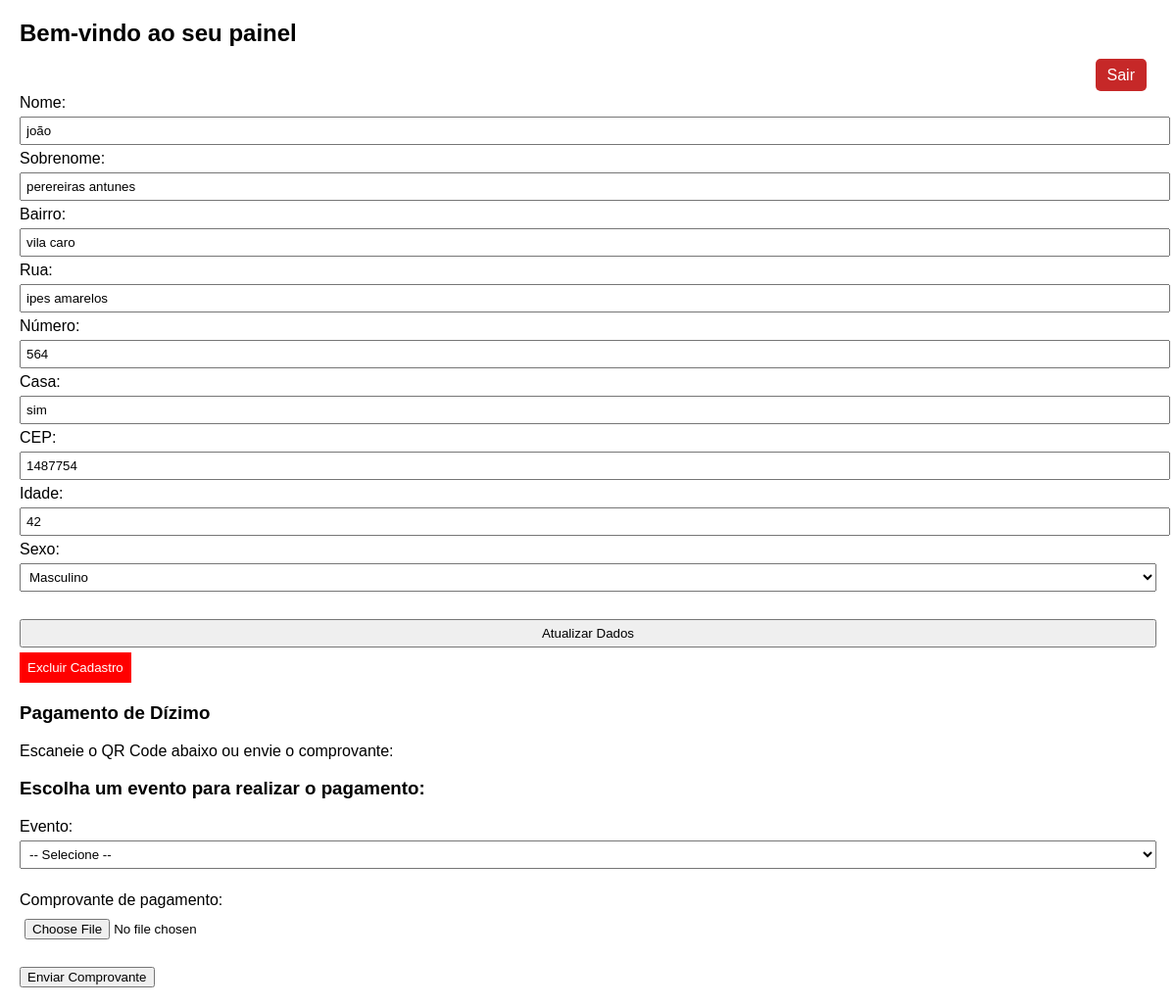
The app's page /usuario/painel_usuario.php (signed in) with its own data.
### tables this page shows
CREATE TABLE `members` (
  `id` int(11) NOT NULL,
  `user_id` int(11) DEFAULT NULL,
  `nome` varchar(100) DEFAULT NULL,
  `sobrenome` varchar(100) DEFAULT NULL,
  `bairro` varchar(100) DEFAULT NULL,
  `rua` varchar(100) DEFAULT NULL,
  `numero` varchar(10) DEFAULT NULL,
  `casa` varchar(20) DEFAULT NULL,
  `cep` varchar(20) DEFAULT NULL,
  `idade` int(11) DEFAULT NULL,
  `sexo` varchar(20) DEFAULT NULL
);

### usuario/painel_usuario.php (the view, shortened to what this page needs)
<?php
include '../conexao.php';
$user_id = $_SESSION['user_id'];
$sql = "SELECT * FROM members WHERE user_id = ?";
$stmt = $conn->prepare($sql);
$stmt->bind_param("i", $user_id);
$stmt->execute();
$resultado = $stmt->get_result();
$dados = $resultado->fetch_assoc();
?>
<!DOCTYPE html>
<html lang="pt-br">
<head>
</head>
<body>
  <h2>Bem-vindo ao seu painel</h2>
  <div style="text-align: right; margin: 10px;">
  <a href="http://localhost/Projeto_Integrador/logout.php" style="color: #fff; background: #c62828; padding: 8px 12px; border-radius: 5px; text-decoration: none;">Sair</a>
</div>
  <form method="POST" action="atualizar_usuario.php">
    <label>Nome:</label>
    <input type="text" name="nome" value="<?= $dados['nome'] ?>" required>
    <label>Sobrenome:</label>
    <input type="text" name="sobrenome" value="<?= $dados['sobrenome'] ?>" required>
    <label>Bairro:</label>
    <input type="text" name="bairro" value="<?= $dados['bairro'] ?>">
    <label>Rua:</label>
    <input type="text" name="rua" value="<?= $dados['rua'] ?>">
    <label>Número:</label>
    <input type="text" name="numero" value="<?= $dados['numero'] ?>">
    <label>Casa:</label>
    <input type="text" name="casa" value="<?= $dados['casa'] ?>">
    <label>CEP:</label>
    <input type="text" name="cep" value="<?= $dados['cep'] ?>">
    <label>Idade:</label>
    <input type="number" name="idade" value="<?= $dados['idade'] ?>">
    <label>Sexo:</label>
    <select name="sexo">
      <option value="Masculino" <?= $dados['sexo'] == 'Masculino' ? 'selected' : '' ?>>Masculino</option>
    </select>
    <br><br>
    <input type="submit" value="Atualizar Dados">
  </form>
  <form method="POST" action="excluir_usuario.php" onsubmit="return confirmarExclusao();">
    <button type="submit" class="botao-excluir">Excluir Cadastro</button>
  </form>
  <div class="qr">
    <h3>Pagamento de Dízimo</h3>
    <p>Escaneie o QR Code abaixo ou envie o comprovante:</p>
    <h3>Escolha um evento para realizar o pagamento:</h3>
<?php
include '../conexao.php';
$eventos = $conn->query("SELECT * FROM pix_eventos ORDER BY id DESC");
if ($eventos->num_rows > 0): ?>
    <form action="enviar_comprovante.php" method="POST" enctype="multipart/form-data">
        <label for="evento">Evento:</label>
        <select name="evento_id" id="evento" required>
            <option value="">-- Selecione --</option>
        </select>
        <br><br>
        <label>Comprovante de pagamento:</label>
        <input type="file" name="comprovante" accept="image/*" required>
        <br><br>
        <button type="submit">Enviar Comprovante</button>
    </form>
<?php else: ?>
  <p style="color:rgb(194, 66, 77);"><strong>⏰ Sem eventos no momento.</strong></p>
<?php endif; ?>
  </div>
</body>
</html>

### usuario/painel_usuario.php (style rules this page uses)
body { font-family: Arial, sans-serif; margin: 20px; }
input, select { margin: 5px 0; padding: 5px; width: 100%; }
.qr { margin-top: 20px; }
.botao-excluir { background-color: red; color: white; padding: 8px; border: none; cursor: pointer; }

### records on screen
members: nome "joão", sobrenome "perereiras antunes", bairro "vila caro", rua "ipes amarelos", numero "564", casa "sim", cep "1487754", idade "42", sexo "Masculino"
